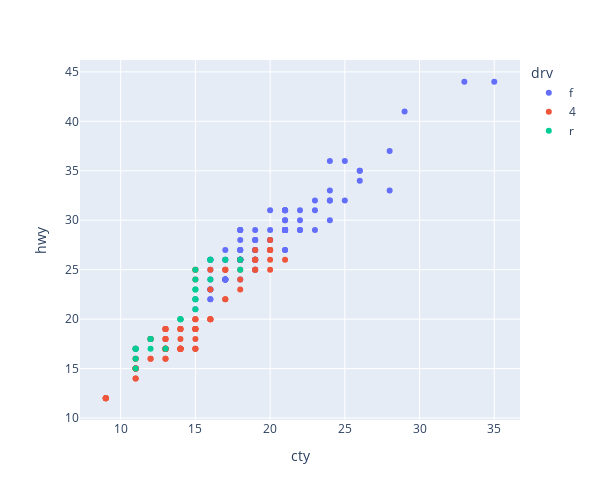

Write notebook code for a chart like this one.
### Markdown cell above
##### 그래프 크기 조절하기

### Code cell
# width, height 매개변수 값을 설정하여 그래프의 가로, 세로 크기 조절
px.scatter(data_frame = mpg, x = 'cty', y = 'hwy', color = 'drv', width=600, height=500)

### Figure 1 — Plotly figure (JSON) as saved in the notebook; plotly's stock layout.template omitted (floating-point values rounded to 4 significant figures)
{"data": [{"hovertemplate": "drv=f<br>cty=%{x}<br>hwy=%{y}<extra></extra>", "legendgroup": "f", "marker": {"color": "#636efa", "symbol": "circle"}, "mode": "markers", "name": "f", "orientation": "v", "showlegend": true, "type": "scatter", "x": [18, 21, 20, 21, 16, 18, 18, 19, 22, 18, 18, 17, 18, 17, 16, 16, 17, 17, 11, 15, 15, 16, 16, 28, 24, 25, 23, 24, 26, 25, 24, 21, 18, 18, 21, 21, 18, 18, 19, 19, 19, 20, 20, 17, 16, 17, 21, 19, 23, 23, 19, 19, 18, 19, 19, 18, 16, 17, 18, 16, 21, 21, 21, 21, 18, 18, 19, 21, 21, 21, 22, 18, 18, 18, 24, 24, 26, 28, 26, 21, 19, 21, 22, 17, 33, 21, 19, 22, 21, 21, 21, 16, 17, 35, 29, 21, 19, 20, 20, 21, 18, 19, 21, 16, 18, 17], "xaxis": "x", "y": [29, 29, 31, 30, 26, 26, 27, 27, 30, 26, 29, 26, 24, 24, 22, 22, 24, 24, 17, 22, 21, 23, 23, 33, 32, 32, 29, 32, 34, 36, 36, 29, 26, 27, 30, 31, 26, 26, 28, 26, 29, 28, 27, 24, 24, 24, 29, 27, 31, 32, 27, 26, 26, 25, 25, 26, 26, 27, 28, 25, 29, 27, 31, 31, 26, 26, 28, 27, 29, 31, 31, 26, 26, 27, 30, 33, 35, 37, 35, 29, 26, 29, 29, 24, 44, 29, 26, 29, 29, 29, 29, 23, 24, 44, 41, 29, 26, 28, 29, 29, 29, 28, 29, 26, 26, 26], "yaxis": "y"}, {"hovertemplate": "drv=4<br>cty=%{x}<br>hwy=%{y}<extra></extra>", "legendgroup": "4", "marker": {"color": "#EF553B", "symbol": "circle"}, "mode": "markers", "name": "4", "orientation": "v", "showlegend": true, "type": "scatter", "x": [18, 16, 20, 19, 15, 17, 17, 15, 15, 17, 16, 14, 11, 11, 14, 15, 14, 13, 14, 14, 14, 9, 11, 11, 13, 13, 9, 13, 11, 13, 11, 12, 9, 13, 13, 12, 9, 11, 11, 13, 11, 14, 15, 14, 13, 13, 13, 14, 14, 13, 13, 13, 11, 13, 17, 15, 15, 14, 9, 14, 13, 11, 11, 12, 12, 11, 14, 13, 13, 13, 14, 15, 14, 12, 18, 18, 20, 19, 20, 18, 21, 19, 19, 19, 20, 20, 19, 20, 15, 16, 15, 15, 16, 14, 11, 13, 15, 16, 17, 15, 15, 15, 16], "xaxis": "x", "y": [26, 25, 28, 27, 25, 25, 25, 25, 24, 25, 23, 19, 14, 15, 17, 19, 18, 17, 17, 19, 19, 12, 17, 15, 17, 17, 12, 17, 16, 18, 15, 16, 12, 17, 17, 16, 12, 15, 16, 17, 15, 17, 19, 17, 19, 19, 17, 17, 17, 16, 16, 17, 15, 17, 22, 19, 20, 17, 12, 19, 18, 14, 15, 18, 18, 15, 17, 19, 19, 17, 17, 17, 20, 18, 25, 24, 27, 25, 26, 23, 26, 26, 26, 26, 25, 27, 25, 27, 20, 20, 19, 17, 20, 17, 15, 18, 20, 20, 22, 17, 19, 18, 20], "yaxis": "y"}, {"hovertemplate": "drv=r<br>cty=%{x}<br>hwy=%{y}<extra></extra>", "legendgroup": "r", "marker": {"color": "#00cc96", "symbol": "circle"}, "mode": "markers", "name": "r", "orientation": "v", "showlegend": true, "type": "scatter", "x": [14, 11, 14, 13, 12, 16, 15, 16, 15, 15, 11, 11, 12, 18, 18, 17, 16, 15, 15, 15, 15, 14, 11, 11, 12], "xaxis": "x", "y": [20, 15, 20, 17, 17, 26, 23, 26, 25, 24, 17, 17, 18, 26, 25, 26, 24, 21, 22, 23, 22, 20, 17, 16, 18], "yaxis": "y"}], "layout": {"height": 500, "legend": {"title": {"text": "drv"}, "tracegroupgap": 0}, "margin": {"t": 60}, "width": 600, "xaxis": {"anchor": "y", "domain": [0, 1], "title": {"text": "cty"}}, "yaxis": {"anchor": "x", "domain": [0, 1], "title": {"text": "hwy"}}}}
